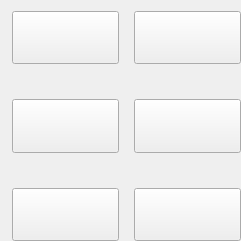
   <widget class="QWidget" name="horizontalLayoutWidget_3">
    <property name="geometry">
     <rect>
      <x>250</x>
      <y>120</y>
      <width>241</width>
      <height>241</height>
     </rect>
    </property>
    <layout class="QHBoxLayout" name="horizontalLayout_5">
     <property name="spacing">
      <number>15</number>
     </property>
     <property name="leftMargin">
      <number>12</number>
     </property>
     <property name="rightMargin">
      <number>0</number>
     </property>
     <property name="bottomMargin">
      <number>0</number>
     </property>
     <item>
      <layout class="QVBoxLayout" name="verticalLayout_10" stretch="5,5,5">
       <property name="spacing">
        <number>35</number>
       </property>
       <item>
        <widget class="QPushButton" name="sup1_subslot1_2">
         <property name="sizePolicy">
          <sizepolicy hsizetype="Minimum" vsizetype="Ignored">
           <horstretch>0</horstretch>
           <verstretch>0</verstretch>
          </sizepolicy>
         </property>
         <property name="text">
          <string/>
         </property>
        </widget>
       </item>
       <item>
        <widget class="QPushButton" name="sup1_subslot2_2">
         <property name="sizePolicy">
          <sizepolicy hsizetype="Minimum" vsizetype="Ignored">
           <horstretch>0</horstretch>
           <verstretch>0</verstretch>
          </sizepolicy>
         </property>
         <property name="text">
          <string/>
         </property>
        </widget>
       </item>
       <item>
        <widget class="QPushButton" name="sup1_subslot3_2">
         <property name="sizePolicy">
          <sizepolicy hsizetype="Minimum" vsizetype="Ignored">
           <horstretch>0</horstretch>
           <verstretch>0</verstretch>
          </sizepolicy>
         </property>
         <property name="text">
          <string/>
         </property>
        </widget>
       </item>
      </layout>
     </item>
     <item>
      <layout class="QVBoxLayout" name="verticalLayout_11" stretch="5,5,5">
       <property name="spacing">
        <number>35</number>
       </property>
       <item>
        <widget class="QPushButton" name="sup2_subslot1_2">
         <property name="sizePolicy">
          <sizepolicy hsizetype="Minimum" vsizetype="Ignored">
           <horstretch>0</horstretch>
           <verstretch>0</verstretch>
          </sizepolicy>
         </property>
         <property name="text">
          <string/>
         </property>
        </widget>
       </item>
       <item>
        <widget class="QPushButton" name="sup2_subslot2_2">
         <property name="sizePolicy">
          <sizepolicy hsizetype="Minimum" vsizetype="Ignored">
           <horstretch>0</horstretch>
           <verstretch>0</verstretch>
          </sizepolicy>
         </property>
         <property name="text">
          <string/>
         </property>
        </widget>
       </item>
       <item>
        <widget class="QPushButton" name="sup2_subslot3_2">
         <property name="sizePolicy">
          <sizepolicy hsizetype="Minimum" vsizetype="Ignored">
           <horstretch>0</horstretch>
           <verstretch>0</verstretch>
          </sizepolicy>
         </property>
         <property name="text">
          <string/>
         </property>
        </widget>
       </item>
      </layout>
     </item>
    </layout>
   </widget>
